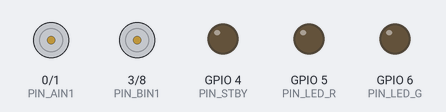
Simulated run of this sketch. Board: ESP32-C6. On the bench: motor-driver pin pairs drawn as motors (green arrow = first pin HIGH = forward, orange = second pin HIGH = backward, longer = more drive, scaled by the enable pin, stopped while the standby pin is LOW), output pins drawn as LEDs (lit = HIGH). What the sketch prints to the serial monitor is not drawn.

Above: at 0.0 s.
At 0.6 s:
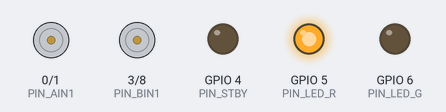
At 2.6 s:
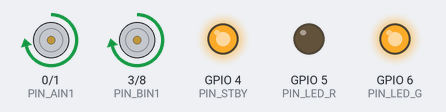
Timing chart, 0 to 4.1 s (numbered marks = the images above):
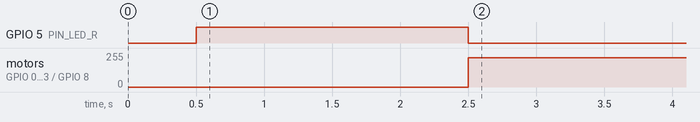

Measured:
- by itself, motor on GPIO 0 (PIN_AIN1) / GPIO 1 (PIN_AIN2), motor on GPIO 3 (PIN_BIN1) / GPIO 8 (PIN_BIN2): stopped → forward 219/255 at 2.5 s

The sketch:

motor_test.ino
```cpp
/*
 * ============================================================
 *  URC MOTOR TEST — XIAO ESP32-C6 + TB6612FNG
 *  No radio needed — standalone motor sequence test
 *  Sequence: FORWARD → BACKWARD → LEFT → RIGHT → repeat
 * ============================================================
 *
 *  PINOUT (identical to RX v0.6 — no rewiring needed):
 *  ─────────────────────────────────────────────────────────
 *  D0  (GPIO0)  → AIN1   Left  motor dir A
 *  D1  (GPIO1)  → AIN2   Left  motor dir B
 *  D2  (GPIO2)  → PWMA   Left  motor speed
 *  D3  (GPIO3)  → BIN1   Right motor dir A
 *  D6  (GPIO6)  → BIN2   Right motor dir B
 *  D7  (GPIO7)  → PWMB   Right motor speed
 *  D10 (GPIO10) → STBY   HIGH = driver active
 *  D8  (GPIO8)  → Green LED (anode + 220Ω to GND)
 *  D9  (GPIO9)  → Red   LED (anode + 220Ω to GND)
 * ============================================================
 */

#include <Arduino.h>

// ── Pin definitions ─────────────────────────────────────────
#define PIN_AIN1   0    // Left  motor dir A
#define PIN_AIN2   1    // Left  motor dir B
#define PIN_PWMA   2    // Left  motor PWM

#define PIN_BIN1   3    // Right motor dir A
#define PIN_BIN2   8    // Right motor dir B
#define PIN_PWMB   9    // Right motor PWM

#define PIN_STBY   4   // TB6612 standby — HIGH = active

#define PIN_LED_G  6    // Green LED
#define PIN_LED_R  5    // Red   LED

// ── Config ──────────────────────────────────────────────────
#define PWM_FREQ   20000   // 20 kHz (silent)
#define PWM_RES    8       // 8-bit → 0–255
#define TEST_SPEED 220     // ~70% duty — safe for 3V N20 on 3.7V LiPo
                           // lower this (e.g. 120) if motors feel too hot // 220
#define STEP_MS    1000    // how long each direction runs (ms)
#define PAUSE_MS   300     // brief coast pause between steps

// ── Motor helper ────────────────────────────────────────────
//  speed: -255 to +255
//  positive = forward, negative = reverse, 0 = coast
void driveMotor(bool isLeft, int speed)
{
  int in1 = isLeft ? PIN_AIN1 : PIN_BIN1;
  int in2 = isLeft ? PIN_AIN2 : PIN_BIN2;
  int pwm = isLeft ? PIN_PWMA : PIN_PWMB;

  int duty = constrain(abs(speed), 0, 255);

  if (speed > 0) {
    digitalWrite(in1, HIGH);
    digitalWrite(in2, LOW);
  } else if (speed < 0) {
    digitalWrite(in1, LOW);
    digitalWrite(in2, HIGH);
  } else {
    digitalWrite(in1, LOW);
    digitalWrite(in2, LOW);
    duty = 0;
  }
  ledcWrite(pwm, duty);
}

void stopMotors()
{
  driveMotor(true,  0);
  driveMotor(false, 0);
}

// ── Named movement functions ────────────────────────────────
//
//  Tank drive wiring convention (adjust sign if a motor is flipped):
//    Forward  : both motors positive
//    Backward : both motors negative
//    Left     : left motor reverse, right motor forward (spin left)
//    Right    : left motor forward, right motor reverse (spin right)

void moveForward()  { driveMotor(true,  TEST_SPEED); driveMotor(false,  TEST_SPEED); }
void moveBackward() { driveMotor(true, -TEST_SPEED); driveMotor(false, -TEST_SPEED); }
void turnLeft()     { driveMotor(true, -TEST_SPEED); driveMotor(false,  TEST_SPEED); }
void turnRight()    { driveMotor(true,  TEST_SPEED); driveMotor(false, -TEST_SPEED); }

// ── Setup ───────────────────────────────────────────────────
void setup()
{
  delay(500);
  Serial.begin(115200);
  Serial.println("\n=== URC MOTOR TEST ===");

  // Motor direction pins
  pinMode(PIN_AIN1, OUTPUT); digitalWrite(PIN_AIN1, LOW);
  pinMode(PIN_AIN2, OUTPUT); digitalWrite(PIN_AIN2, LOW);
  pinMode(PIN_BIN1, OUTPUT); digitalWrite(PIN_BIN1, LOW);
  pinMode(PIN_BIN2, OUTPUT); digitalWrite(PIN_BIN2, LOW);

  // Standby — keep LOW until ready
  pinMode(PIN_STBY, OUTPUT);
 // digitalWrite(PIN_STBY, LOW);

  // LEDC PWM (Arduino Core 3.x API)
  ledcAttach(PIN_PWMA, PWM_FREQ, PWM_RES);
  ledcAttach(PIN_PWMB, PWM_FREQ, PWM_RES);
  ledcWrite(PIN_PWMA, 0);
  ledcWrite(PIN_PWMB, 0);

  // LEDs
  pinMode(PIN_LED_G, OUTPUT); digitalWrite(PIN_LED_G, LOW);
  pinMode(PIN_LED_R, OUTPUT); digitalWrite(PIN_LED_R, HIGH); // red while init

  Serial.println("[INIT] Pins OK. Starting in 2 seconds...");
  delay(2000);   // give you time to place the robot on the floor

  // Enable TB6612 driver
  digitalWrite(PIN_STBY, HIGH);
  digitalWrite(PIN_LED_R, LOW);
  digitalWrite(PIN_LED_G, HIGH); // green = running
  Serial.println("[RUN]  TB6612 enabled — test loop starting\n");
}

// ── Loop ────────────────────────────────────────────────────
void loop()
{
  // ── FORWARD ──────────────────────────────────────────────
  Serial.println("[TEST] FORWARD");
  moveForward();
  //delay(STEP_MS);

  //stopMotors();
  //delay(PAUSE_MS);

  // ── BACKWARD ─────────────────────────────────────────────
  //Serial.println("[TEST] BACKWARD");
  //moveBackward();
  //delay(STEP_MS);

  //stopMotors();
  //delay(PAUSE_MS);

  // ── LEFT ─────────────────────────────────────────────────
 //Serial.println("[TEST] LEFT (spin)");
  //turnLeft();
  //delay(STEP_MS);

  //stopMotors();
  //delay(PAUSE_MS);

  // ── RIGHT ────────────────────────────────────────────────
  //Serial.println("[TEST] RIGHT (spin)");
  //turnRight();
  //delay(STEP_MS);

  //stopMotors();
  //delay(PAUSE_MS);

  //Serial.println("── cycle complete ──\n");
}
```
